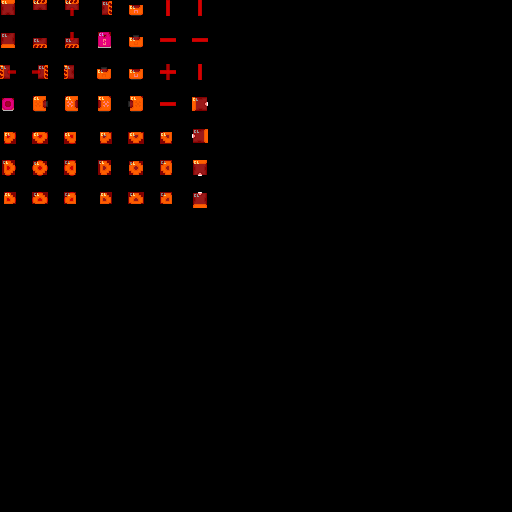

Tiled map render using the project's own tile images. Description and the whole map definition, tile-layer contents included, below:
An orthogonal 32x32 tile map with 16x16 px tiles, 3 tile layers (regions, input_objects, output_collision).

<map version="1.5" tiledversion="1.7.2" orientation="orthogonal" renderorder="right-down" width="32" height="32" tilewidth="16" tileheight="16" infinite="0" nextlayerid="4" nextobjectid="1">
 <tileset firstgid="1" source="../../porthole-tileset.tsx" />
 <layer id="2" name="regions" width="32" height="32">
  <data encoding="csv">
1,0,1,0,1,0,1,0,1,0,1,0,1,0,0,0,0,0,0,0,0,0,0,0,0,0,0,0,0,0,0,0,
0,0,0,0,0,0,0,0,0,0,0,0,0,0,0,0,0,0,0,0,0,0,0,0,0,0,0,0,0,0,0,0,
1,0,1,0,1,0,1,0,1,0,1,0,1,0,0,0,0,0,0,0,0,0,0,0,0,0,0,0,0,0,0,0,
0,0,0,0,0,0,0,0,0,0,0,0,0,0,0,0,0,0,0,0,0,0,0,0,0,0,0,0,0,0,0,0,
1,0,1,0,1,0,1,0,1,0,1,0,1,0,0,0,0,0,0,0,0,0,0,0,0,0,0,0,0,0,0,0,
0,0,0,0,0,0,0,0,0,0,0,0,0,0,0,0,0,0,0,0,0,0,0,0,0,0,0,0,0,0,0,0,
1,0,1,0,1,0,1,0,1,0,1,0,1,0,0,0,0,0,0,0,0,0,0,0,0,0,0,0,0,0,0,0,
0,0,0,0,0,0,0,0,0,0,0,0,0,0,0,0,0,0,0,0,0,0,0,0,0,0,0,0,0,0,0,0,
1,0,1,0,1,0,1,0,1,0,1,0,1,0,0,0,0,0,0,0,0,0,0,0,0,0,0,0,0,0,0,0,
0,0,0,0,0,0,0,0,0,0,0,0,0,0,0,0,0,0,0,0,0,0,0,0,0,0,0,0,0,0,0,0,
1,0,1,0,1,0,1,0,1,0,1,0,1,0,0,0,0,0,0,0,0,0,0,0,0,0,0,0,0,0,0,0,
0,0,0,0,0,0,0,0,0,0,0,0,0,0,0,0,0,0,0,0,0,0,0,0,0,0,0,0,0,0,0,0,
1,0,1,0,1,0,1,0,1,0,1,0,1,0,0,0,0,0,0,0,0,0,0,0,0,0,0,0,0,0,0,0,
0,0,0,0,0,0,0,0,0,0,0,0,0,0,0,0,0,0,0,0,0,0,0,0,0,0,0,0,0,0,0,0,
0,0,0,0,0,0,0,0,0,0,0,0,0,0,0,0,0,0,0,0,0,0,0,0,0,0,0,0,0,0,0,0,
0,0,0,0,0,0,0,0,0,0,0,0,0,0,0,0,0,0,0,0,0,0,0,0,0,0,0,0,0,0,0,0,
0,0,0,0,0,0,0,0,0,0,0,0,0,0,0,0,0,0,0,0,0,0,0,0,0,0,0,0,0,0,0,0,
0,0,0,0,0,0,0,0,0,0,0,0,0,0,0,0,0,0,0,0,0,0,0,0,0,0,0,0,0,0,0,0,
0,0,0,0,0,0,0,0,0,0,0,0,0,0,0,0,0,0,0,0,0,0,0,0,0,0,0,0,0,0,0,0,
0,0,0,0,0,0,0,0,0,0,0,0,0,0,0,0,0,0,0,0,0,0,0,0,0,0,0,0,0,0,0,0,
0,0,0,0,0,0,0,0,0,0,0,0,0,0,0,0,0,0,0,0,0,0,0,0,0,0,0,0,0,0,0,0,
0,0,0,0,0,0,0,0,0,0,0,0,0,0,0,0,0,0,0,0,0,0,0,0,0,0,0,0,0,0,0,0,
0,0,0,0,0,0,0,0,0,0,0,0,0,0,0,0,0,0,0,0,0,0,0,0,0,0,0,0,0,0,0,0,
0,0,0,0,0,0,0,0,0,0,0,0,0,0,0,0,0,0,0,0,0,0,0,0,0,0,0,0,0,0,0,0,
0,0,0,0,0,0,0,0,0,0,0,0,0,0,0,0,0,0,0,0,0,0,0,0,0,0,0,0,0,0,0,0,
0,0,0,0,0,0,0,0,0,0,0,0,0,0,0,0,0,0,0,0,0,0,0,0,0,0,0,0,0,0,0,0,
0,0,0,0,0,0,0,0,0,0,0,0,0,0,0,0,0,0,0,0,0,0,0,0,0,0,0,0,0,0,0,0,
0,0,0,0,0,0,0,0,0,0,0,0,0,0,0,0,0,0,0,0,0,0,0,0,0,0,0,0,0,0,0,0,
0,0,0,0,0,0,0,0,0,0,0,0,0,0,0,0,0,0,0,0,0,0,0,0,0,0,0,0,0,0,0,0,
0,0,0,0,0,0,0,0,0,0,0,0,0,0,0,0,0,0,0,0,0,0,0,0,0,0,0,0,0,0,0,0,
0,0,0,0,0,0,0,0,0,0,0,0,0,0,0,0,0,0,0,0,0,0,0,0,0,0,0,0,0,0,0,0,
0,0,0,0,0,0,0,0,0,0,0,0,0,0,0,0,0,0,0,0,0,0,0,0,0,0,0,0,0,0,0,0
</data>
 </layer>
 <layer id="1" name="input_objects" width="32" height="32">
  <data encoding="csv">
292,0,293,0,294,0,418,0,237,0,328,0,392,0,0,0,0,0,0,0,0,0,0,0,0,0,0,0,0,0,0,0,
0,0,0,0,0,0,0,0,0,0,0,0,0,0,0,0,0,0,0,0,0,0,0,0,0,0,0,0,0,0,0,0,
324,0,325,0,326,0,234,0,268,0,359,0,323,0,0,0,0,0,0,0,0,0,0,0,0,0,0,0,0,0,0,0,
0,0,0,0,0,0,0,0,0,0,0,0,0,0,0,0,0,0,0,0,0,0,0,0,0,0,0,0,0,0,0,0,
385,0,386,0,417,0,236,0,269,0,360,0,358,0,0,0,0,0,0,0,0,0,0,0,0,0,0,0,0,0,0,0,
0,0,0,0,0,0,0,0,0,0,0,0,0,0,0,0,0,0,0,0,0,0,0,0,0,0,0,0,0,0,0,0,
393,0,257,0,258,0,289,0,290,0,361,0,321,0,0,0,0,0,0,0,0,0,0,0,0,0,0,0,0,0,0,0,
0,0,0,0,0,0,0,0,0,0,0,0,0,0,0,0,0,0,0,0,0,0,0,0,0,0,0,0,0,0,0,0,
355,0,356,0,357,0,451,0,452,0,453,0,322,0,0,0,0,0,0,0,0,0,0,0,0,0,0,0,0,0,0,0,
0,0,0,0,0,0,0,0,0,0,0,0,0,0,0,0,0,0,0,0,0,0,0,0,0,0,0,0,0,0,0,0,
387,0,388,0,389,0,483,0,484,0,485,0,259,0,0,0,0,0,0,0,0,0,0,0,0,0,0,0,0,0,0,0,
0,0,0,0,0,0,0,0,0,0,0,0,0,0,0,0,0,0,0,0,0,0,0,0,0,0,0,0,0,0,0,0,
419,0,420,0,421,0,515,0,516,0,517,0,291,0,0,0,0,0,0,0,0,0,0,0,0,0,0,0,0,0,0,0,
0,0,0,0,0,0,0,0,0,0,0,0,0,0,0,0,0,0,0,0,0,0,0,0,0,0,0,0,0,0,0,0,
0,0,0,0,0,0,0,0,0,0,0,0,0,0,0,0,0,0,0,0,0,0,0,0,0,0,0,0,0,0,0,0,
0,0,0,0,0,0,0,0,0,0,0,0,0,0,0,0,0,0,0,0,0,0,0,0,0,0,0,0,0,0,0,0,
0,0,0,0,0,0,0,0,0,0,0,0,0,0,0,0,0,0,0,0,0,0,0,0,0,0,0,0,0,0,0,0,
0,0,0,0,0,0,0,0,0,0,0,0,0,0,0,0,0,0,0,0,0,0,0,0,0,0,0,0,0,0,0,0,
0,0,0,0,0,0,0,0,0,0,0,0,0,0,0,0,0,0,0,0,0,0,0,0,0,0,0,0,0,0,0,0,
0,0,0,0,0,0,0,0,0,0,0,0,0,0,0,0,0,0,0,0,0,0,0,0,0,0,0,0,0,0,0,0,
0,0,0,0,0,0,0,0,0,0,0,0,0,0,0,0,0,0,0,0,0,0,0,0,0,0,0,0,0,0,0,0,
0,0,0,0,0,0,0,0,0,0,0,0,0,0,0,0,0,0,0,0,0,0,0,0,0,0,0,0,0,0,0,0,
0,0,0,0,0,0,0,0,0,0,0,0,0,0,0,0,0,0,0,0,0,0,0,0,0,0,0,0,0,0,0,0,
0,0,0,0,0,0,0,0,0,0,0,0,0,0,0,0,0,0,0,0,0,0,0,0,0,0,0,0,0,0,0,0,
0,0,0,0,0,0,0,0,0,0,0,0,0,0,0,0,0,0,0,0,0,0,0,0,0,0,0,0,0,0,0,0,
0,0,0,0,0,0,0,0,0,0,0,0,0,0,0,0,0,0,0,0,0,0,0,0,0,0,0,0,0,0,0,0,
0,0,0,0,0,0,0,0,0,0,0,0,0,0,0,0,0,0,0,0,0,0,0,0,0,0,0,0,0,0,0,0,
0,0,0,0,0,0,0,0,0,0,0,0,0,0,0,0,0,0,0,0,0,0,0,0,0,0,0,0,0,0,0,0,
0,0,0,0,0,0,0,0,0,0,0,0,0,0,0,0,0,0,0,0,0,0,0,0,0,0,0,0,0,0,0,0,
0,0,0,0,0,0,0,0,0,0,0,0,0,0,0,0,0,0,0,0,0,0,0,0,0,0,0,0,0,0,0,0,
0,0,0,0,0,0,0,0,0,0,0,0,0,0,0,0,0,0,0,0,0,0,0,0,0,0,0,0,0,0,0,0,
0,0,0,0,0,0,0,0,0,0,0,0,0,0,0,0,0,0,0,0,0,0,0,0,0,0,0,0,0,0,0,0
</data>
 </layer>
 <layer id="3" name="output_collision" width="32" height="32">
  <data encoding="csv">
18,0,19,0,19,0,20,0,86,0,145,0,145,0,0,0,0,0,0,0,0,0,0,0,0,0,0,0,0,0,0,0,
0,0,0,0,0,0,0,0,0,0,0,0,0,0,0,0,0,0,0,0,0,0,0,0,0,0,0,0,0,0,0,0,
49,0,21,0,21,0,54,0,86,0,113,0,113,0,0,0,0,0,0,0,0,0,0,0,0,0,0,0,0,0,0,0,
0,0,0,0,0,0,0,0,0,0,0,0,0,0,0,0,0,0,0,0,0,0,0,0,0,0,0,0,0,0,0,0,
22,0,20,0,22,0,86,0,86,0,113,0,145,0,0,0,0,0,0,0,0,0,0,0,0,0,0,0,0,0,0,0,
0,0,0,0,0,0,0,0,0,0,0,0,0,0,0,0,0,0,0,0,0,0,0,0,0,0,0,0,0,0,0,0,
114,0,82,0,82,0,81,0,81,0,113,0,50,0,0,0,0,0,0,0,0,0,0,0,0,0,0,0,0,0,0,0,
0,0,0,0,0,0,0,0,0,0,0,0,0,0,0,0,0,0,0,0,0,0,0,0,0,0,0,0,0,0,0,0,
83,0,84,0,85,0,83,0,84,0,85,0,51,0,0,0,0,0,0,0,0,0,0,0,0,0,0,0,0,0,0,0,
0,0,0,0,0,0,0,0,0,0,0,0,0,0,0,0,0,0,0,0,0,0,0,0,0,0,0,0,0,0,0,0,
54,0,52,0,53,0,54,0,52,0,53,0,18,0,0,0,0,0,0,0,0,0,0,0,0,0,0,0,0,0,0,0,
0,0,0,0,0,0,0,0,0,0,0,0,0,0,0,0,0,0,0,0,0,0,0,0,0,0,0,0,0,0,0,0,
115,0,116,0,117,0,115,0,116,0,117,0,49,0,0,0,0,0,0,0,0,0,0,0,0,0,0,0,0,0,0,0,
0,0,0,0,0,0,0,0,0,0,0,0,0,0,0,0,0,0,0,0,0,0,0,0,0,0,0,0,0,0,0,0,
0,0,0,0,0,0,0,0,0,0,0,0,0,0,0,0,0,0,0,0,0,0,0,0,0,0,0,0,0,0,0,0,
0,0,0,0,0,0,0,0,0,0,0,0,0,0,0,0,0,0,0,0,0,0,0,0,0,0,0,0,0,0,0,0,
0,0,0,0,0,0,0,0,0,0,0,0,0,0,0,0,0,0,0,0,0,0,0,0,0,0,0,0,0,0,0,0,
0,0,0,0,0,0,0,0,0,0,0,0,0,0,0,0,0,0,0,0,0,0,0,0,0,0,0,0,0,0,0,0,
0,0,0,0,0,0,0,0,0,0,0,0,0,0,0,0,0,0,0,0,0,0,0,0,0,0,0,0,0,0,0,0,
0,0,0,0,0,0,0,0,0,0,0,0,0,0,0,0,0,0,0,0,0,0,0,0,0,0,0,0,0,0,0,0,
0,0,0,0,0,0,0,0,0,0,0,0,0,0,0,0,0,0,0,0,0,0,0,0,0,0,0,0,0,0,0,0,
0,0,0,0,0,0,0,0,0,0,0,0,0,0,0,0,0,0,0,0,0,0,0,0,0,0,0,0,0,0,0,0,
0,0,0,0,0,0,0,0,0,0,0,0,0,0,0,0,0,0,0,0,0,0,0,0,0,0,0,0,0,0,0,0,
0,0,0,0,0,0,0,0,0,0,0,0,0,0,0,0,0,0,0,0,0,0,0,0,0,0,0,0,0,0,0,0,
0,0,0,0,0,0,0,0,0,0,0,0,0,0,0,0,0,0,0,0,0,0,0,0,0,0,0,0,0,0,0,0,
0,0,0,0,0,0,0,0,0,0,0,0,0,0,0,0,0,0,0,0,0,0,0,0,0,0,0,0,0,0,0,0,
0,0,0,0,0,0,0,0,0,0,0,0,0,0,0,0,0,0,0,0,0,0,0,0,0,0,0,0,0,0,0,0,
0,0,0,0,0,0,0,0,0,0,0,0,0,0,0,0,0,0,0,0,0,0,0,0,0,0,0,0,0,0,0,0,
0,0,0,0,0,0,0,0,0,0,0,0,0,0,0,0,0,0,0,0,0,0,0,0,0,0,0,0,0,0,0,0,
0,0,0,0,0,0,0,0,0,0,0,0,0,0,0,0,0,0,0,0,0,0,0,0,0,0,0,0,0,0,0,0,
0,0,0,0,0,0,0,0,0,0,0,0,0,0,0,0,0,0,0,0,0,0,0,0,0,0,0,0,0,0,0,0,
0,0,0,0,0,0,0,0,0,0,0,0,0,0,0,0,0,0,0,0,0,0,0,0,0,0,0,0,0,0,0,0
</data>
 </layer>
</map>
